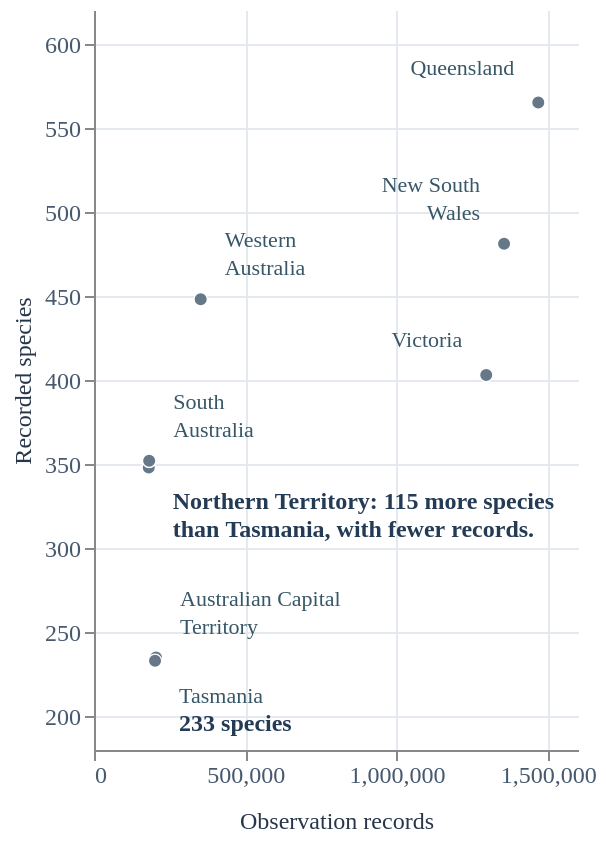

Describe this chart as a Vega-Lite specification.
### Vega-Lite specification from a JSON file in a GitHub repository (floating-point values rounded to 4 significant figures)
{"$schema": "https://vega.github.io/schema/vega-lite/v5.json", "width": "container", "height": 370, "data": {"values": [{"state": "Australian Capital Territory", "abbr": "ACT", "total_records": 205042, "raw_recorded_richness": 235}, {"state": "New South Wales", "abbr": "NSW", "total_records": 1355637, "raw_recorded_richness": 481}, {"state": "Northern Territory", "abbr": "NT", "total_records": 181069, "raw_recorded_richness": 348}, {"state": "Queensland", "abbr": "QLD", "total_records": 1468711, "raw_recorded_richness": 565}, {"state": "South Australia", "abbr": "SA", "total_records": 182382, "raw_recorded_richness": 352}, {"state": "Tasmania", "abbr": "TAS", "total_records": 201799, "raw_recorded_richness": 233}, {"state": "Victoria", "abbr": "VIC", "total_records": 1296640, "raw_recorded_richness": 403}, {"state": "Western Australia", "abbr": "WA", "total_records": 352663, "raw_recorded_richness": 448}]}, "encoding": {"x": {"field": "total_records", "type": "quantitative", "title": "Observation records", "scale": {"domain": [0, 1600000]}, "axis": {"format": ",.0f", "tickCount": 4, "titlePadding": 12}}}, "layer": [{"mark": {"type": "circle", "size": 45, "color": "#667888", "stroke": "white", "strokeWidth": 0.7, "opacity": 1}, "encoding": {"y": {"field": "raw_recorded_richness", "type": "quantitative", "title": "Recorded species", "scale": {"domain": [180, 620]}}, "tooltip": [{"field": "state", "type": "nominal", "title": "State or territory"}, {"field": "total_records", "type": "quantitative", "title": "Observation records", "format": ",.0f"}, {"field": "raw_recorded_richness", "type": "quantitative", "title": "Recorded species", "format": ",.0f"}]}, "transform": [{"filter": "Scatter_state == null || datum.state == Scatter_state"}]}, {"transform": [{"filter": {"field": "state", "equal": "Australian Capital Territory"}}, {"filter": "Scatter_state == null || datum.state == Scatter_state"}], "mark": {"type": "text", "fontSize": {"expr": "datum.state == 'Northern Territory' || Scatter_state != null ? 12 : 11"}, "color": {"expr": "datum.state == 'Northern Territory' || Scatter_state != null ? '#243b56' : '#375768'"}, "lineBreak": "\n", "lineHeight": 14, "align": {"expr": "Scatter_state != null ? (datum.total_records > 1000000 ? 'right' : 'left') : 'left'"}, "baseline": {"expr": "Scatter_state != null ? (datum.raw_recorded_richness < 300 ? 'bottom' : 'top') : 'bottom'"}, "dx": {"expr": "Scatter_state != null ? (datum.total_records > 1000000 ? -12 : 12) : 12"}, "dy": {"expr": "Scatter_state != null ? (datum.raw_recorded_richness < 300 ? -18 : 18) : -24"}, "font": "DM Sans", "fontWeight": {"expr": "datum.state == 'Northern Territory' || Scatter_state != null ? 700 : 400"}}, "encoding": {"y": {"field": "raw_recorded_richness", "type": "quantitative", "title": "Recorded species", "scale": {"domain": [180, 620]}}, "text": {"field": "state_label", "type": "nominal"}, "tooltip": null}}, {"transform": [{"filter": {"field": "state", "equal": "Tasmania"}}, {"filter": "Scatter_state == null || datum.state == Scatter_state"}], "mark": {"type": "text", "fontSize": {"expr": "datum.state == 'Northern Territory' || Scatter_state != null ? 12 : 11"}, "color": {"expr": "datum.state == 'Northern Territory' || Scatter_state != null ? '#243b56' : '#375768'"}, "lineBreak": "\n", "lineHeight": 14, "align": {"expr": "Scatter_state != null ? (datum.total_records > 1000000 ? 'right' : 'left') : 'left'"}, "baseline": {"expr": "Scatter_state != null ? (datum.raw_recorded_richness < 300 ? 'bottom' : 'top') : 'top'"}, "dx": {"expr": "Scatter_state != null ? (datum.total_records > 1000000 ? -12 : 12) : 12"}, "dy": {"expr": "Scatter_state != null ? (datum.raw_recorded_richness < 300 ? -18 : 18) : 12"}, "font": "DM Sans", "fontWeight": {"expr": "datum.state == 'Northern Territory' || Scatter_state != null ? 700 : 400"}}, "encoding": {"y": {"field": "raw_recorded_richness", "type": "quantitative", "title": "Recorded species", "scale": {"domain": [180, 620]}}, "text": {"field": "state_label", "type": "nominal"}, "tooltip": null}}, {"transform": [{"filter": {"field": "state", "equal": "Northern Territory"}}, {"filter": "Scatter_state == null || datum.state == Scatter_state"}], "mark": {"type": "text", "fontSize": {"expr": "datum.state == 'Northern Territory' || Scatter_state != null ? 12 : 11"}, "color": {"expr": "datum.state == 'Northern Territory' || Scatter_state != null ? '#243b56' : '#375768'"}, "lineBreak": "\n", "lineHeight": 14, "align": {"expr": "Scatter_state != null ? (datum.total_records > 1000000 ? 'right' : 'left') : 'left'"}, "baseline": {"expr": "Scatter_state != null ? (datum.raw_recorded_richness < 300 ? 'bottom' : 'top') : 'top'"}, "dx": {"expr": "Scatter_state != null ? (datum.total_records > 1000000 ? -12 : 12) : 12"}, "dy": {"expr": "Scatter_state != null ? (datum.raw_recorded_richness < 300 ? -18 : 18) : 12"}, "font": "DM Sans", "fontWeight": {"expr": "datum.state == 'Northern Territory' || Scatter_state != null ? 700 : 400"}}, "encoding": {"y": {"field": "raw_recorded_richness", "type": "quantitative", "title": "Recorded species", "scale": {"domain": [180, 620]}}, "text": {"field": "state_label", "type": "nominal"}, "tooltip": null}}, {"transform": [{"filter": {"field": "state", "equal": "South Australia"}}, {"filter": "Scatter_state == null || datum.state == Scatter_state"}], "mark": {"type": "text", "fontSize": {"expr": "datum.state == 'Northern Territory' || Scatter_state != null ? 12 : 11"}, "color": {"expr": "datum.state == 'Northern Territory' || Scatter_state != null ? '#243b56' : '#375768'"}, "lineBreak": "\n", "lineHeight": 14, "align": {"expr": "Scatter_state != null ? (datum.total_records > 1000000 ? 'right' : 'left') : 'left'"}, "baseline": {"expr": "Scatter_state != null ? (datum.raw_recorded_richness < 300 ? 'bottom' : 'top') : 'bottom'"}, "dx": {"expr": "Scatter_state != null ? (datum.total_records > 1000000 ? -12 : 12) : 12"}, "dy": {"expr": "Scatter_state != null ? (datum.raw_recorded_richness < 300 ? -18 : 18) : -24"}, "font": "DM Sans", "fontWeight": {"expr": "datum.state == 'Northern Territory' || Scatter_state != null ? 700 : 400"}}, "encoding": {"y": {"field": "raw_recorded_richness", "type": "quantitative", "title": "Recorded species", "scale": {"domain": [180, 620]}}, "text": {"field": "state_label", "type": "nominal"}, "tooltip": null}}, {"transform": [{"filter": {"field": "state", "equal": "Western Australia"}}, {"filter": "Scatter_state == null || datum.state == Scatter_state"}], "mark": {"type": "text", "fontSize": {"expr": "datum.state == 'Northern Territory' || Scatter_state != null ? 12 : 11"}, "color": {"expr": "datum.state == 'Northern Territory' || Scatter_state != null ? '#243b56' : '#375768'"}, "lineBreak": "\n", "lineHeight": 14, "align": {"expr": "Scatter_state != null ? (datum.total_records > 1000000 ? 'right' : 'left') : 'left'"}, "baseline": {"expr": "Scatter_state != null ? (datum.raw_recorded_richness < 300 ? 'bottom' : 'top') : 'bottom'"}, "dx": {"expr": "Scatter_state != null ? (datum.total_records > 1000000 ? -12 : 12) : 12"}, "dy": {"expr": "Scatter_state != null ? (datum.raw_recorded_richness < 300 ? -18 : 18) : -24"}, "font": "DM Sans", "fontWeight": {"expr": "datum.state == 'Northern Territory' || Scatter_state != null ? 700 : 400"}}, "encoding": {"y": {"field": "raw_recorded_richness", "type": "quantitative", "title": "Recorded species", "scale": {"domain": [180, 620]}}, "text": {"field": "state_label", "type": "nominal"}, "tooltip": null}}, {"transform": [{"filter": {"field": "state", "equal": "New South Wales"}}, {"filter": "Scatter_state == null || datum.state == Scatter_state"}], "mark": {"type": "text", "fontSize": {"expr": "datum.state == 'Northern Territory' || Scatter_state != null ? 12 : 11"}, "color": {"expr": "datum.state == 'Northern Territory' || Scatter_state != null ? '#243b56' : '#375768'"}, "lineBreak": "\n", "lineHeight": 14, "align": {"expr": "Scatter_state != null ? (datum.total_records > 1000000 ? 'right' : 'left') : 'right'"}, "baseline": {"expr": "Scatter_state != null ? (datum.raw_recorded_richness < 300 ? 'bottom' : 'top') : 'bottom'"}, "dx": {"expr": "Scatter_state != null ? (datum.total_records > 1000000 ? -12 : 12) : -12"}, "dy": {"expr": "Scatter_state != null ? (datum.raw_recorded_richness < 300 ? -18 : 18) : -24"}, "font": "DM Sans", "fontWeight": {"expr": "datum.state == 'Northern Territory' || Scatter_state != null ? 700 : 400"}}, "encoding": {"y": {"field": "raw_recorded_richness", "type": "quantitative", "title": "Recorded species", "scale": {"domain": [180, 620]}}, "text": {"field": "state_label", "type": "nominal"}, "tooltip": null}}, {"transform": [{"filter": {"field": "state", "equal": "Victoria"}}, {"filter": "Scatter_state == null || datum.state == Scatter_state"}], "mark": {"type": "text", "fontSize": {"expr": "datum.state == 'Northern Territory' || Scatter_state != null ? 12 : 11"}, "color": {"expr": "datum.state == 'Northern Territory' || Scatter_state != null ? '#243b56' : '#375768'"}, "lineBreak": "\n", "lineHeight": 14, "align": {"expr": "Scatter_state != null ? (datum.total_records > 1000000 ? 'right' : 'left') : 'right'"}, "baseline": {"expr": "Scatter_state != null ? (datum.raw_recorded_richness < 300 ? 'bottom' : 'top') : 'bottom'"}, "dx": {"expr": "Scatter_state != null ? (datum.total_records > 1000000 ? -12 : 12) : -12"}, "dy": {"expr": "Scatter_state != null ? (datum.raw_recorded_richness < 300 ? -18 : 18) : -12"}, "font": "DM Sans", "fontWeight": {"expr": "datum.state == 'Northern Territory' || Scatter_state != null ? 700 : 400"}}, "encoding": {"y": {"field": "raw_recorded_richness", "type": "quantitative", "title": "Recorded species", "scale": {"domain": [180, 620]}}, "text": {"field": "state_label", "type": "nominal"}, "tooltip": null}}, {"transform": [{"filter": {"field": "state", "equal": "Queensland"}}, {"filter": "Scatter_state == null || datum.state == Scatter_state"}], "mark": {"type": "text", "fontSize": {"expr": "datum.state == 'Northern Territory' || Scatter_state != null ? 12 : 11"}, "color": {"expr": "datum.state == 'Northern Territory' || Scatter_state != null ? '#243b56' : '#375768'"}, "lineBreak": "\n", "lineHeight": 14, "align": {"expr": "Scatter_state != null ? (datum.total_records > 1000000 ? 'right' : 'left') : 'right'"}, "baseline": {"expr": "Scatter_state != null ? (datum.raw_recorded_richness < 300 ? 'bottom' : 'top') : 'bottom'"}, "dx": {"expr": "Scatter_state != null ? (datum.total_records > 1000000 ? -12 : 12) : -12"}, "dy": {"expr": "Scatter_state != null ? (datum.raw_recorded_richness < 300 ? -18 : 18) : -12"}, "font": "DM Sans", "fontWeight": {"expr": "datum.state == 'Northern Territory' || Scatter_state != null ? 700 : 400"}}, "encoding": {"y": {"field": "raw_recorded_richness", "type": "quantitative", "title": "Recorded species", "scale": {"domain": [180, 620]}}, "text": {"field": "state_label", "type": "nominal"}, "tooltip": null}}, {"name": "tasmania_species_finding", "transform": [{"filter": "datum.state == 'Tasmania' && Scatter_state == null"}, {"calculate": "format(datum.raw_recorded_richness, ',.0f') + ' species'", "as": "species_finding"}], "mark": {"type": "text", "font": "DM Sans", "fontSize": 12, "fontWeight": 700, "lineHeight": 14, "color": "#243b56", "align": "left", "baseline": "top", "dx": 12, "dy": 26}, "encoding": {"y": {"field": "raw_recorded_richness", "type": "quantitative", "title": "Recorded species", "scale": {"domain": [180, 620]}}, "text": {"field": "species_finding", "type": "nominal"}, "description": {"field": "species_finding", "type": "nominal"}, "tooltip": null, "order": null}}], "config": {"background": "transparent", "font": "DM Sans", "view": {"stroke": null}, "axis": {"labelFontSize": 12, "titleFontSize": 12, "titleFontWeight": 500, "labelColor": "#46596e", "titleColor": "#27364a", "gridColor": "#e4e9ef"}, "legend": {"labelFontSize": 12, "titleFontSize": 12, "titleFontWeight": 600, "labelColor": "#46596e", "titleColor": "#27364a"}}, "autosize": {"type": "fit-x", "contains": "padding"}, "transform": [{"calculate": "{\"Australian Capital Territory\": \"Australian Capital\\nTerritory\", \"New South Wales\": \"New South\\nWales\", \"Northern Territory\": \"Northern\\nTerritory\", \"Queensland\": \"Queensland\", \"South Australia\": \"South\\nAustralia\", \"Tasmania\": \"Tasmania\", \"Victoria\": \"Victoria\", \"Western Australia\": \"Western\\nAustralia\"}[datum.state]", "as": "state_label"}, {"calculate": "datum.state == 'Tasmania' ? datum.raw_recorded_richness : 0", "as": "tasmania_richness"}, {"joinaggregate": [{"op": "max", "field": "tasmania_richness", "as": "tasmania_richness"}, {"op": "sum", "field": "total_records", "as": "all_records"}]}, {"calculate": "Scatter_state != null ? datum.state_label + '\\n' + format(datum.total_records / datum.all_records, '.1%') + ' of mapped records' : datum.state == 'Northern Territory' ? 'Northern Territory: ' + format(datum.raw_recorded_richness - datum.tasmania_richness, ',.0f') + ' more species\\nthan Tasmania, with fewer records.' : datum.state_label", "as": "state_label"}], "params": [{"name": "Scatter_state", "value": null, "bind": {"input": "select", "options": [null, "Australian Capital Territory", "New South Wales", "Northern Territory", "Queensland", "South Australia", "Tasmania", "Victoria", "Western Australia"], "labels": ["Show all states and territories", "Australian Capital Territory", "New South Wales", "Northern Territory", "Queensland", "South Australia", "Tasmania", "Victoria", "Western Australia"], "name": "State or territory: "}}]}
